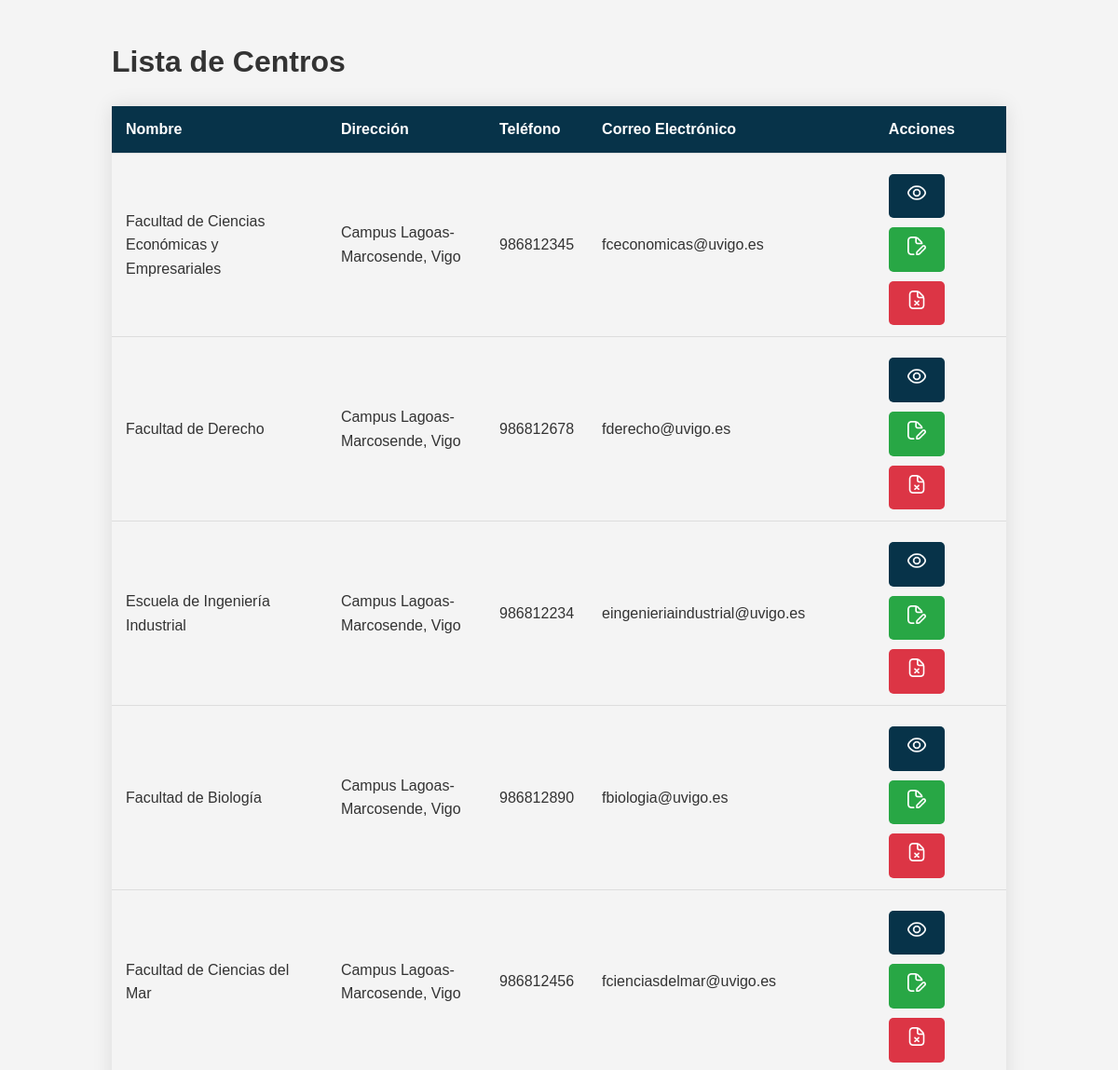
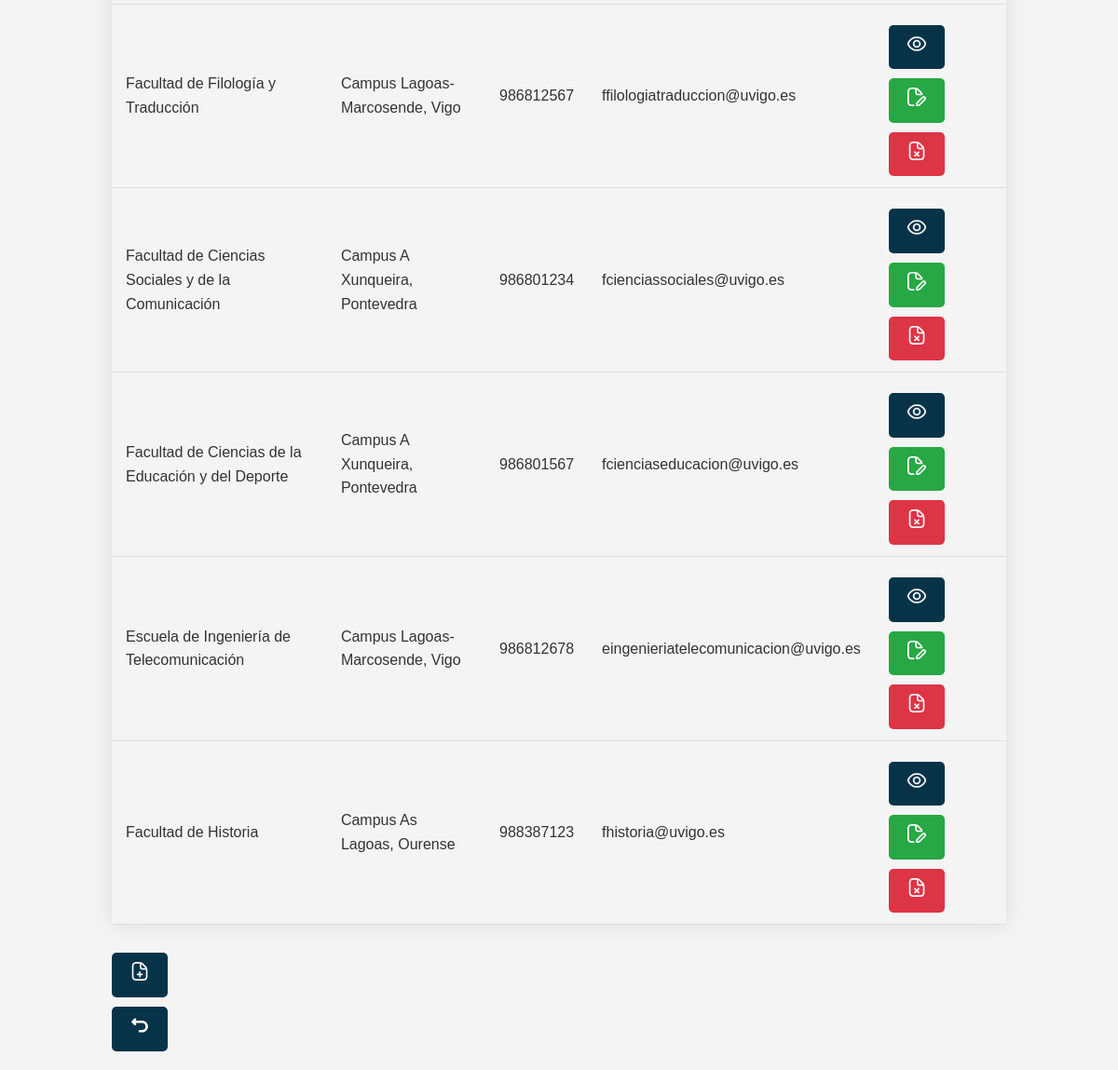
/Controllers/Centros_Controller.php?action=list_centros (signed in), run on the app's committed database (2 pictures, top to bottom).
### tables this page shows
CREATE TABLE Centro (
    ID_Centro INT AUTO_INCREMENT PRIMARY KEY,
    Nombre VARCHAR(50) NOT NULL,
    Direccion VARCHAR(100) NOT NULL,
    Telefono VARCHAR(15) NOT NULL,
    Email VARCHAR(100) NOT NULL
);

### Locales/Strings_SPANISH.php (called while the page is built)
<?php
$strings = array(
    'Acciones' => 'Acciones',
    'Añadir' => 'Añadir',
    'Añadir Centro'=> 'Añadir Centro',
    'Añadir Recurso' => 'Añadir Recurso',
    'Añadir Usuario' => 'Añadir Usuario',
    'Apellidos' => 'Apellidos',
    'Centro'=> 'Centro',
    'Contrasena' => 'Contraseña',
    'Correo Electrónico' => 'Correo Electrónico',
    'Descripción' => 'Descripción',
    'Descripcion' => 'Descripcion',
    'Dirección' => 'Dirección',
    'Disponible' => 'Disponible',
    'Disponibilidad' => 'Disponibilidad',
    'DNI' => 'DNI',
    'Editar' => 'Editar',
    'Editar Centro'=> 'Editar Centro',
    'Editar Recurso' => 'Editar Recurso',
    'Editar Usuario' => 'Editar Usuario',
    'Eliminar' => 'Eliminar',
    'Fecha y Hora de la Reserva' => 'Fecha y Hora de la Reserva',
    'Gestion de usuarios' => 'Gestion de usuarios',
    'Guardar Cambios' => 'Guardar Cambios',
    'Lista de Centros' => 'Lista de Centros',
    'Lista de Recursos' => 'Lista de Recursos',
    'Lista de Usuarios' => 'Lista de Usuarios',
    'Login'=> 'Login',
    'Menu' => 'Menú',
    'NIU' => 'NIU',
    'No disponible' => 'No disponible',
    'Nombre' => 'Nombre',
    'Reservar' => 'Reservar',
    'Reservar Recurso' => 'Reservar Recurso',
    'Reservar recurso' => 'Reservar recurso',
    'Recurso' => 'Recurso',
    'Rol' => 'Rol',
    'Teléfono' => 'Teléfono',
    'Tipo' => 'Tipo',
    'Volver' => 'Volver',
    'Ver Centro'=> 'Ver Centro',
    'Ver Recurso' => 'Ver Recurso',
    'Ver Usuario' => 'Ver Usuario',
    'Mensaje' => 'Mensaje',
    '¿Estás seguro de que quieres eliminar este recurso?' => '¿Estás seguro de que quieres eliminar este recurso?',
);
?>

### models/Centros_Model.php (called while the page is built, shortened)
<?php
class Centros_Model {
    var $Nombre;
    var $Direccion;
    var $Telefono;
    var $Email;
    function __construct($ID_Centro, $Nombre, $Direccion, $Telefono, $Email) {
        $this->Nombre = $Nombre;
        $this->Direccion = $Direccion;
        $this->Telefono = $Telefono;
        $this->Email = $Email;
        include_once 'Access_DB.php';
        $this->mysqli = ConnectDB();
    }
    function search() {
        $sql = "SELECT * FROM Centro
                WHERE Nombre LIKE ? AND
                      Direccion LIKE ? AND
                      Telefono LIKE ? AND
                      Email LIKE ?";
        $stmt = $this->mysqli->prepare($sql);
        $search_nombre = "%$this->Nombre%";
        $search_direccion = "%$this->Direccion%";
        $search_telefono = "%$this->Telefono%";
        $search_email = "%$this->Email%";
        $stmt->bind_param('ssss', $search_nombre, $search_direccion, $search_telefono, $search_email);
        $stmt->execute();
        return $stmt->get_result();
    }
}
?>

### models/Access_DB.php (called while the page is built, shortened)
<?php
function ConnectDB() {
    $mysqli = new mysqli("localhost", "root", "", "uvigores2");
    return $mysqli;
}
?>

### views/Centro_List_View.php (the view, shortened to what this page needs)
<?php
class Centro_List_View {
    function __construct($result) {
        $this->result = $result;
        $this->render();
    }
    function render() {
        include '../Locales/Strings_SPANISH.php';
        ?>
        <!DOCTYPE html>
        <html lang="es">
        <head>
            <link rel="stylesheet" href="../css/styles.css">
        </head>
        <body>
            <div class="container">
                <h1><?php echo $strings['Lista de Centros']; ?></h1>
                <table class="table">
                    <thead>
                        <tr>
                            <th><?php echo $strings['Nombre']; ?></th>
                            <th><?php echo $strings['Dirección']; ?></th>
                            <th><?php echo $strings['Teléfono']; ?></th>
                            <th><?php echo $strings['Correo Electrónico']; ?></th>
                            <th><?php echo $strings['Acciones']; ?></th>
                        </tr>
                    </thead>
                    <tbody>
                    <?php
                    while ($row = $this->result->fetch_assoc()) {
                        echo "<tr>";
                        echo "<td>{$row['Nombre']}</td>";
                        echo "<td>{$row['Direccion']}</td>";
                        echo "<td>{$row['Telefono']}</td>";
                        echo "<td>{$row['Email']}</td>";
                        echo "<td>
                                <a class='button button-view' href='Centros_Controller.php?action=view_centros&ID_Centro={$row['ID_Centro']}' title='Ver centro'>
                                    <img src='../views/img/show.png' alt='Ver usuario' style='width: 20px; height: 20px;'>
                                </a>
                                <a class='button button-edit' href='Centros_Controller.php?action=edit_centro&ID_Centro={$row['ID_Centro']}' title='Editar centro'>
                                    <img src='../views/img/edit-resource.png' alt='Editar centro' style='width: 20px; height: 20px;'></a>
                                <a class='button button-delete' href='Centros_Controller.php?action=delete_centro&ID_Centro={$row['ID_Centro']}' title='Eliminar centro' onclick='return confirm(\"¿Estás seguro de que quieres eliminar este recurso?\")'>
                                    <img src='../views/img/delete-resource.png' alt='Eliminar centro' style='width: 20px; height: 20px;'>
                                </a>
                              </td>";
                        echo "</tr>";
                    }
                    ?>
                    </tbody>
                </table>
                <a class="button" href="Centros_Controller.php?action=add_centro"title="<?php echo $strings['Añadir Centro']; ?>">
                    <img src="../views/img/add-resource.png" alt="<?php echo $strings['Añadir Recurso']; ?>" style="width: 20px; height: 20px;">
                </a><br>
                <a class="button" href="../index.php" title="<?php echo $strings['Volver']; ?>">
                    <img src="../views/img/turn-back.png" alt="<?php echo $strings['Volver']; ?>" style="width: 20px; height: 20px;">
                </a>
            </div>
        </body>
        </html>
        <?php
    }
}
?>

### controllers/Centros_Controller.php (shortened to what this page needs)
<?php
include_once '../Models/Centros_Model.php';
include_once '../Views/Centro_List_View.php';
switch ($_REQUEST['action']) {
    case 'list_centros':
        if ($_SESSION['rol'] === 'Admin') {
            $model = new Centros_Model('', '', '', '', '');
            $result = $model->search();
            new Centro_List_View($result);
        } else {
            header('Location: ../index.php');
        }
        break;
}
?>

### css/styles.css (style rules this page uses)
body { font-family: 'Arial', sans-serif; background-color: #f4f4f4; color: #333; margin: 0; padding: 0; line-height: 1.6; }
.container { width: 80%; margin: 0 auto; padding: 20px; }
a { color: #0056b3; text-decoration: none; font-weight: bold; }
button, .button { background-color: #073349; color: white; padding: 10px 20px; border: none; cursor: pointer; text-align: center; border-radius: 5px; font-size: 16px; margin: 5px 0; display: inline-block; }
.table { width: 100%; border-collapse: collapse; margin: 20px 0; font-size: 16px; box-shadow: 0 0 20px rgba(0, 0, 0, 0.1); }
.table thead { background-color: #073349; color: white; }
.table th, .table td { padding: 12px 15px; text-align: left; border-bottom: 1px solid #ddd; }
.button { display: inline-block; padding: 10px 20px; margin: 10px 5px 0 0; background-color: #073349; color: white; text-align: center; text-decoration: none; border-radius: 5px; transition: background-color 0.3s ease; }
.button-edit { background-color: #28a745; }
.button-delete { background-color: #dc3545; }

### data on the page
centro: Nombre "Facultad de Ciencias Económicas y Empresariales", Direccion "Campus Lagoas-Marcosende, Vigo", Telefono "986812345", Email "fceconomicas@uvigo.es"
centro: Nombre "Facultad de Derecho", Direccion "Campus Lagoas-Marcosende, Vigo", Telefono "986812678", Email "fderecho@uvigo.es"
centro: Nombre "Escuela de Ingeniería Industrial", Direccion "Campus Lagoas-Marcosende, Vigo", Telefono "986812234", Email "eingenieriaindustrial@uvigo.es"
centro: Nombre "Facultad de Biología", Direccion "Campus Lagoas-Marcosende, Vigo", Telefono "986812890", Email "fbiologia@uvigo.es"
centro: Nombre "Facultad de Ciencias del Mar", Direccion "Campus Lagoas-Marcosende, Vigo", Telefono "986812456", Email "fcienciasdelmar@uvigo.es"
centro: Nombre "Facultad de Filología y Traducción", Direccion "Campus Lagoas-Marcosende, Vigo", Telefono "986812567", Email "ffilologiatraduccion@uvigo.es"
centro: Nombre "Facultad de Ciencias Sociales y de la Comunicación", Direccion "Campus A Xunqueira, Pontevedra", Telefono "986801234", Email "fcienciassociales@uvigo.es"
centro: Nombre "Facultad de Ciencias de la Educación y del Deporte", Direccion "Campus A Xunqueira, Pontevedra", Telefono "986801567", Email "fcienciaseducacion@uvigo.es"
centro: Nombre "Escuela de Ingeniería de Telecomunicación", Direccion "Campus Lagoas-Marcosende, Vigo", Telefono "986812678", Email "eingenieriatelecomunicacion@uvigo.es"
centro: Nombre "Facultad de Historia", Direccion "Campus As Lagoas, Ourense", Telefono "988387123", Email "fhistoria@uvigo.es"

### other printed values
$strings['Lista de Centros'] "Lista de Centros"
$strings['Nombre'] "Nombre"
$strings['Dirección'] "Dirección"
$strings['Teléfono'] "Teléfono"
$strings['Correo Electrónico'] "Correo Electrónico"
$strings['Acciones'] "Acciones"
